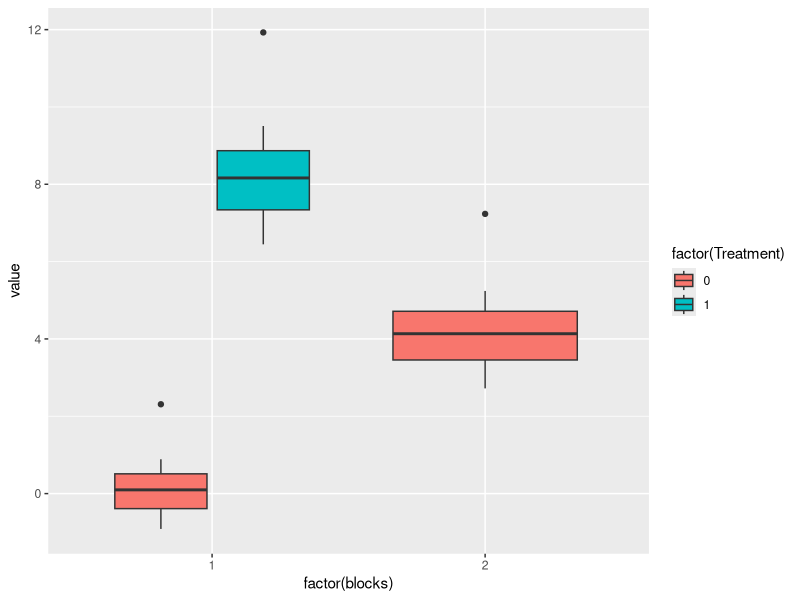
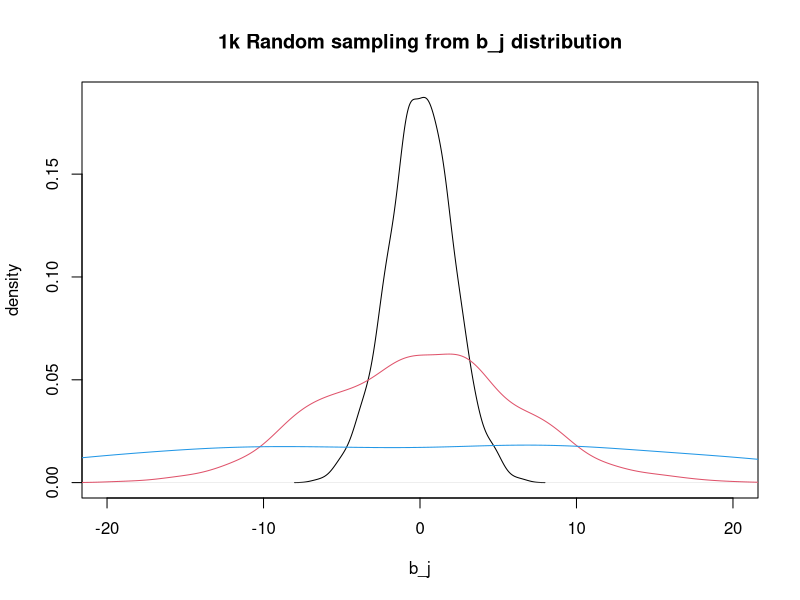
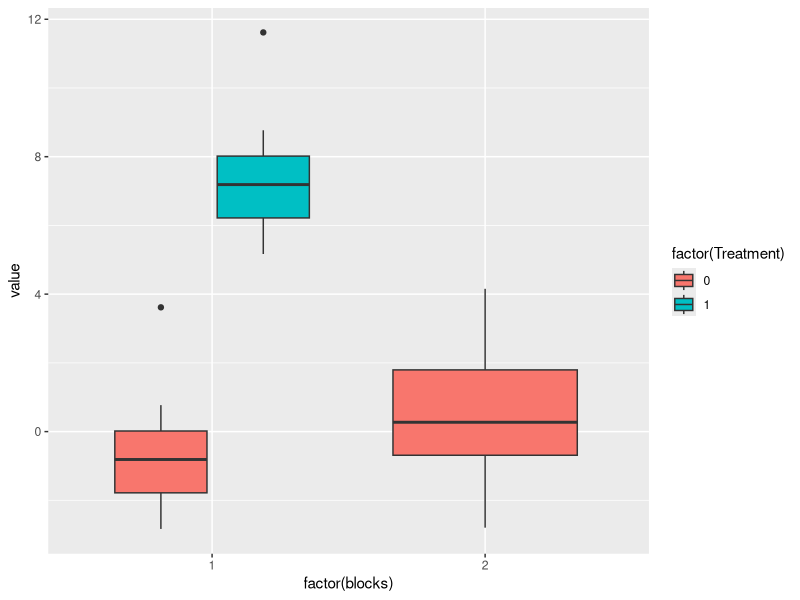
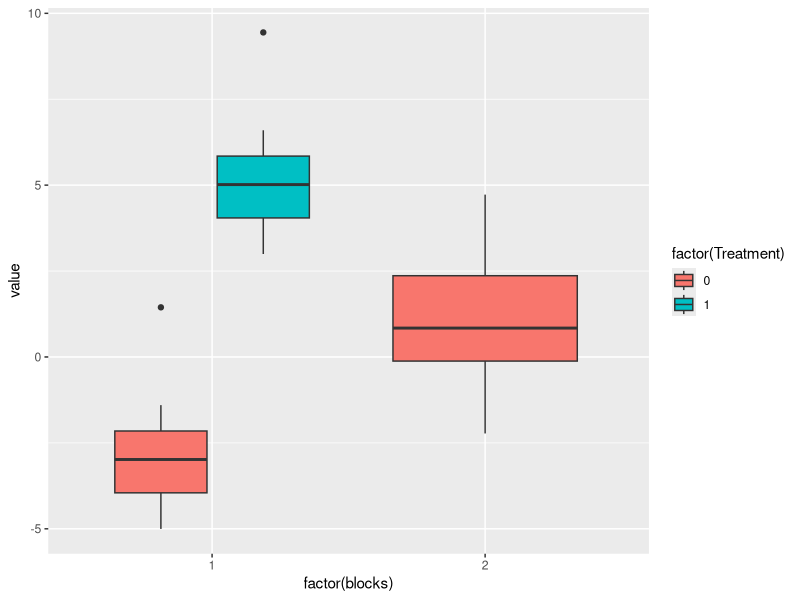
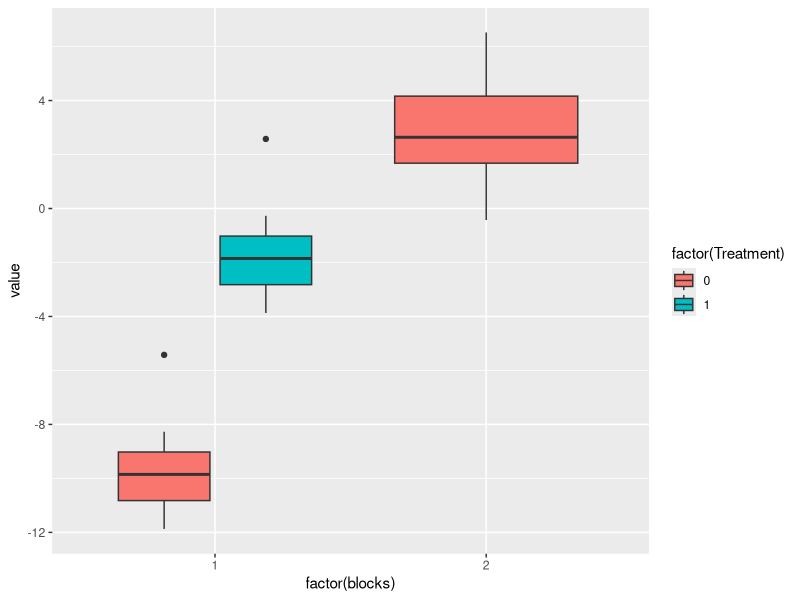
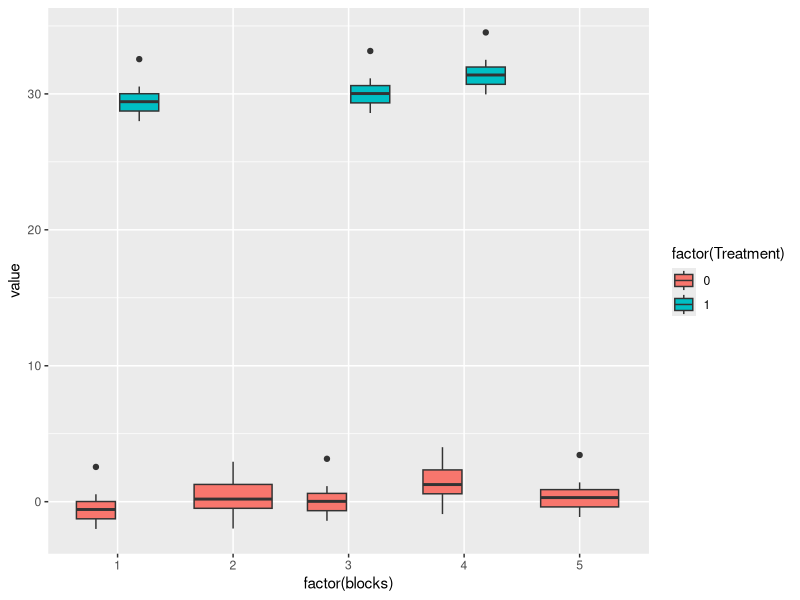
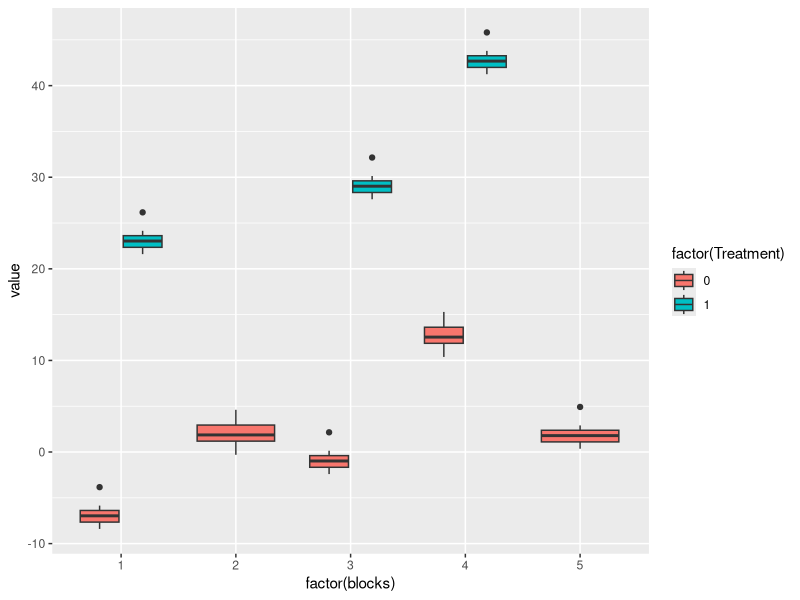
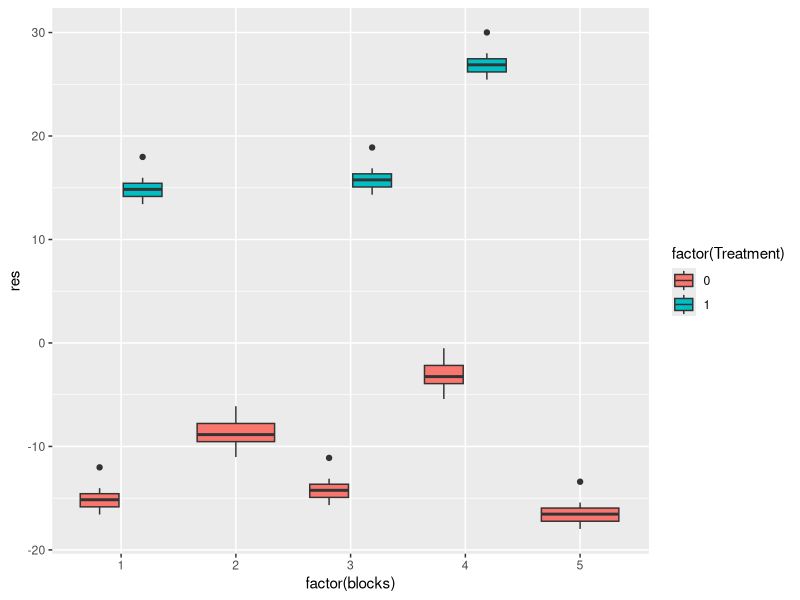

Generate these figures, in order, with R:
## ---- chunk 1
knitr::opts_chunk$set(echo = TRUE)

library(lme4)
library(ggplot2)
## ---- chunk 2
mu = 0
d = 8
b = 4
## ---- chunk 3
set.seed(100)
x <- rnorm(25,mean = mu,sd = 1)
set.seed(100)
y <- rnorm(25,mean = mu + d,sd = 1.7)
set.seed(100)
x_1 <- rnorm(25,mean = mu + b,sd = 1.4)

value <- c(x,y,x_1)
x <- data.frame(value = value,
  Treatment = c(rep(c(0,1,0),times=c(25,25,25))),
                blocks = rep(c(1,2),times=c(50,25)))

ggplot(x,aes(x=factor(blocks),y=value,fill=factor(Treatment))) + geom_boxplot() 
## ---- chunk 4
summary(lm(value ~ factor(Treatment) + factor(blocks),data=x))
## ---- chunk 5
mean(x$value[x$Treatment==0 & x$blocks == 1])
## ---- chunk 6
mean(x$value[x$Treatment==1 & x$blocks == 1]) - mean(x$value[x$Treatment==0 & x$blocks == 1])
## ---- chunk 7
mean(x$value[x$Treatment==0 & x$blocks == 2]) - mean(x$value[x$Treatment==0 & x$blocks == 1])
## ---- chunk 8
summary(lm(value ~ factor(Treatment),data=x[x$blocks == 1,]))
## ---- chunk 9
mod1 <- lm(value ~ factor(Treatment) + factor(blocks),data=x)

sigma <- sum(mod1$residuals^2)/(nrow(x)-3)
x2 <- x
x2[,2] <- as.numeric(as.character(x2[,2]))
x2[,3] <- as.numeric(as.character(x2[,3]))
X <- as.matrix(cbind(1,x2[,2:3]))

unscaled_var <- solve(t(X) %*% X)

sqrt(unscaled_var*sigma)

summary(mod1)
## ---- chunk 10
mod1 <- lm(value ~ factor(Treatment),data=x[x$blocks == 1,])
sigma <- sum(mod1$residuals^2)/(nrow(x[x$blocks == 0,])-2)
x2 <- x[x$blocks == 0,]
x2[,2] <- as.numeric(as.character(x2[,2]))
X <- as.matrix(cbind(1,x2[,2]))

unscaled_var <- solve(t(X) %*% X)

sqrt(unscaled_var*sigma)

summary(mod1)
## ---- chunk 11
nc <- length(x$value[x$Treatment==0 & x$blocks == 0])
vc <- var(x$value[x$Treatment==0 & x$blocks == 0])/nc

nd <- length(x$value[x$Treatment==1 & x$blocks == 0])
vd <- var(x$value[x$Treatment==1 & x$blocks == 0])/nd

sqrt(vd + vc)
## ---- chunk 12
mod1 <- lm(value ~ factor(Treatment),data=x)

summary(mod1)
## ---- chunk 13
x$blocks <- factor(x$blocks)
fm1 <- lmer(value ~ factor(Treatment) + (1 | blocks), data = x)
summary(fm1)
## ---- chunk 14
library(lme4)
library(ggplot2)
## ---- chunk 15
set.seed(100)
plot(density(rnorm(1000,mean = 0,sd = sqrt(4))),xlab="b_j",ylab="density",main="1k Random sampling from b_j distribution",xlim=c(-20,20))
lines(density(rnorm(1000,mean = 0,sd = sqrt(40))),col=2)
lines(density(rnorm(1000,mean = 0,sd = sqrt(400))),col=4)
## ---- chunk 16
mu <- 0 # mean in controls in batch1
d <- 8 # disease effect
sigma2_b <- 4 
sigma2_e <- 4
## ---- chunk 17
set.seed(100)
b <- rnorm(2,mean = 0,sd = sqrt(sigma2_b))

b[1]
b[2]
## ---- chunk 18
set.seed(100)
x <- rnorm(25,mean = mu + b[1],sd = sqrt(sigma2_e))
set.seed(100)
y <- rnorm(25,mean = mu + d + b[1],sd = sqrt(sigma2_e))
set.seed(3546)
x_1 <- rnorm(25,mean = mu + b[2],sd = sqrt(sigma2_e))

value <- c(x,y,x_1)
datax <- data.frame(value = value,
  Treatment = c(rep(c(0,1,0),times=c(25,25,25))),
                blocks = rep(c(1,2),times=c(50,25)))

ggplot(datax,aes(x=factor(blocks),y=value,fill=factor(Treatment))) + geom_boxplot()
## ---- chunk 19
datax$Treatment <- factor(datax$Treatment) 
datax$blocks <- factor(datax$blocks) 
table(datax$Treatment,datax$blocks)
## ---- chunk 20
summary(lm(value ~ Treatment + blocks,data=datax))
## ---- chunk 21
mean(datax$value[datax$Treatment == 1 & datax$blocks == 1]) - mean(datax$value[datax$Treatment == 0 & datax$blocks == 1])
## ---- chunk 22
datax$blocks <- factor(datax$blocks)
fm1 <- lmer(value ~ factor(Treatment) + (1 | blocks), data = datax)
summary(fm1)
## ---- chunk 23
mu <- 0 # mean in controls in batch1
d <- 8 # disease effect
sigma2_e <- 4
sigma2_b <- 10*sigma2_e
## ---- chunk 24
set.seed(100)
b <- rnorm(2,mean = 0,sd = sqrt(sigma2_b))

b[1]
b[2]
## ---- chunk 25
set.seed(100)
x <- rnorm(25,mean = mu + b[1],sd = sqrt(sigma2_e))
set.seed(100)
y <- rnorm(25,mean = mu + d + b[1],sd = sqrt(sigma2_e))
set.seed(3546)
x_1 <- rnorm(25,mean = mu + b[2],sd = sqrt(sigma2_e))

value <- c(x,y,x_1)
datax <- data.frame(value = value,
  Treatment = c(rep(c(0,1,0),times=c(25,25,25))),
                blocks = rep(c(1,2),times=c(50,25)))

ggplot(datax,aes(x=factor(blocks),y=value,fill=factor(Treatment))) + geom_boxplot()
## ---- chunk 26
datax$Treatment <- factor(datax$Treatment) 
datax$blocks <- factor(datax$blocks) 
table(datax$Treatment,datax$blocks)
## ---- chunk 27
summary(lm(value ~ Treatment + blocks,data=datax))
## ---- chunk 28
datax$blocks <- factor(datax$blocks)
fm1 <- lmer(value ~ factor(Treatment) + (1 | blocks), data = datax)
summary(fm1)
## ---- chunk 29
mu <- 0 # mean in controls in batch1
d <- 8 # disease effect
sigma2_e <- 4 
sigma2_b <- 100*sigma2_e
## ---- chunk 30
set.seed(100)
b <- rnorm(2,mean = 0,sd = sqrt(sigma2_b))

b[1]
b[2]
## ---- chunk 31
set.seed(100)
x <- rnorm(25,mean = mu + b[1],sd = sqrt(sigma2_e))
set.seed(100)
y <- rnorm(25,mean = mu + d + b[1],sd = sqrt(sigma2_e))
set.seed(3546)
x_1 <- rnorm(25,mean = mu + b[2],sd = sqrt(sigma2_e))

value <- c(x,y,x_1)
datax <- data.frame(value = value,
  Treatment = c(rep(c(0,1,0),times=c(25,25,25))),
                blocks = rep(c(1,2),times=c(50,25)))

ggplot(datax,aes(x=factor(blocks),y=value,fill=factor(Treatment))) + geom_boxplot()
## ---- chunk 32
datax$Treatment <- factor(datax$Treatment) 
datax$blocks <- factor(datax$blocks) 
table(datax$Treatment,datax$blocks)
## ---- chunk 33
summary(lm(value ~ Treatment + blocks,data=datax))
## ---- chunk 34
datax$blocks <- factor(datax$blocks)
fm1 <- lmer(value ~ factor(Treatment) + (1 | blocks), data = datax)
summary(fm1)
## ---- chunk 35
mu <- 0 # mean in controls in batch1
d <- 30 # disease effect
sigma2_e <- 2 
sigma2_b <- 2

set.seed(100)
b <- rnorm(5,mean = 0,sd = sqrt(sigma2_b))

b[1]
b[2]
b[3]
b[4]
b[5]
## ---- chunk 36
set.seed(100)
x <- rnorm(25,mean = mu + b[1],sd = sqrt(sigma2_e))
set.seed(100)
y <- rnorm(25,mean = mu + d + b[1],sd = sqrt(sigma2_e))
set.seed(3546)
x_1 <- rnorm(25,mean = mu + b[2],sd = sqrt(sigma2_e))
set.seed(100)
x_2 <- rnorm(25,mean = mu + b[3],sd = sqrt(sigma2_e))
set.seed(100)
y_2 <- rnorm(25,mean = mu + d + b[3],sd = sqrt(sigma2_e))
set.seed(3546)
x_3 <- rnorm(25,mean = mu + b[4],sd = sqrt(sigma2_e))
set.seed(100)
y_3 <- rnorm(25,mean = mu + d + b[4],sd = sqrt(sigma2_e))
set.seed(100)
x_4 <- rnorm(25,mean = mu + b[5],sd = sqrt(sigma2_e))

value <- c(x,y,x_1,x_2,y_2,x_3,y_3,x_4)
datax <- data.frame(value = value,
  Treatment = c(rep(c(0,1,0,0,1,0,1,0),times=rep(25,8))),
                blocks = rep(c(1,2,3,4,5),times=c(50,25,50,50,25)))

ggplot(datax,aes(x=factor(blocks),y=value,fill=factor(Treatment))) + geom_boxplot()
## ---- chunk 37
mu <- 0 # mean in controls in batch1
d <- 30 # disease effect
sigma2_e <- 2 
sigma2_b <- 100*sigma2_e

set.seed(100)
b <- rnorm(5,mean = 0,sd = sqrt(sigma2_b))

b[1]
b[2]
b[3]
b[4]
b[5]
## ---- chunk 38
set.seed(100)
x <- rnorm(25,mean = mu + b[1],sd = sqrt(sigma2_e))
set.seed(100)
y <- rnorm(25,mean = mu + d + b[1],sd = sqrt(sigma2_e))
set.seed(3546)
x_1 <- rnorm(25,mean = mu + b[2],sd = sqrt(sigma2_e))
set.seed(100)
x_2 <- rnorm(25,mean = mu + b[3],sd = sqrt(sigma2_e))
set.seed(100)
y_2 <- rnorm(25,mean = mu + d + b[3],sd = sqrt(sigma2_e))
set.seed(3546)
x_3 <- rnorm(25,mean = mu + b[4],sd = sqrt(sigma2_e))
set.seed(100)
y_3 <- rnorm(25,mean = mu + d + b[4],sd = sqrt(sigma2_e))
set.seed(100)
x_4 <- rnorm(25,mean = mu + b[5],sd = sqrt(sigma2_e))

value <- c(x,y,x_1,x_2,y_2,x_3,y_3,x_4)
datax <- data.frame(value = value,
  Treatment = c(rep(c(0,1,0,0,1,0,1,0),times=rep(25,8))),
                blocks = rep(c(1,2,3,4,5),times=c(50,25,50,50,25)))

ggplot(datax,aes(x=factor(blocks),y=value,fill=factor(Treatment))) + geom_boxplot()
## ---- chunk 39
summary(lm(value ~ Treatment + blocks,data=datax))
## ---- chunk 40
mod <- lm(value ~ blocks,data=datax)
datax$res <- mod$residuals
ggplot(datax,aes(x=factor(blocks),y=res,fill=factor(Treatment))) + geom_boxplot()
## ---- chunk 41
fm1 <- lmer(value ~ factor(Treatment) + (1 | blocks), data = datax)
summary(fm1)
## ---- chunk 42
mu <- 0 # mean in controls in batch1
d <- 4 # disease effect
sigma2_e <- 2 
sigma2_b <- 100*sigma2_e

set.seed(100)
b <- rnorm(5,mean = 0,sd = sqrt(sigma2_b))

b[1]
b[2]
b[3]
b[4]
b[5]
## ---- chunk 43
set.seed(100)
x <- rnorm(25,mean = mu + b[1],sd = sqrt(sigma2_e))
set.seed(100)
y <- rnorm(25,mean = mu + d + b[1],sd = sqrt(sigma2_e))
set.seed(3546)
x_1 <- rnorm(25,mean = mu + b[2],sd = sqrt(sigma2_e))
set.seed(100)
x_2 <- rnorm(25,mean = mu + b[3],sd = sqrt(sigma2_e))
set.seed(100)
y_2 <- rnorm(25,mean = mu + d + b[3],sd = sqrt(sigma2_e))
set.seed(3546)
x_3 <- rnorm(25,mean = mu + b[4],sd = sqrt(sigma2_e))
set.seed(100)
y_3 <- rnorm(25,mean = mu + d + b[4],sd = sqrt(sigma2_e))
set.seed(100)
x_4 <- rnorm(25,mean = mu + b[5],sd = sqrt(sigma2_e))

value <- c(x,y,x_1,x_2,y_2,x_3,y_3,x_4)
datax <- data.frame(value = value,
  Treatment = c(rep(c(0,1,0,0,1,0,1,0),times=rep(25,8))),
                blocks = rep(c(1,2,3,4,5),times=c(50,25,50,50,25)))

ggplot(datax,aes(x=factor(blocks),y=value,fill=factor(Treatment))) + geom_boxplot()
## ---- chunk 44
summary(lm(value ~ Treatment + blocks,data=datax))
## ---- chunk 45
fm1 <- lmer(value ~ factor(Treatment) + (1 | blocks), data = datax)
summary(fm1)
## ---- chunk 46
mu <- 0 # mean in controls in batch1
d <- 4 # disease effect
sigma2_e <- 2 
sigma2_b <- sigma2_e

set.seed(100)
b <- rnorm(5,mean = 0,sd = sqrt(sigma2_b))

b[1]
b[2]
b[3]
b[4]
b[5]
## ---- chunk 47
set.seed(100)
x <- rnorm(25,mean = mu + b[1],sd = sqrt(sigma2_e))
set.seed(100)
y <- rnorm(25,mean = mu + d + b[1],sd = sqrt(sigma2_e))
set.seed(3546)
x_1 <- rnorm(25,mean = mu + b[2],sd = sqrt(sigma2_e))
set.seed(100)
x_2 <- rnorm(25,mean = mu + b[3],sd = sqrt(sigma2_e))
set.seed(100)
y_2 <- rnorm(25,mean = mu + d + b[3],sd = sqrt(sigma2_e))
set.seed(3546)
x_3 <- rnorm(25,mean = mu + b[4],sd = sqrt(sigma2_e))
set.seed(100)
y_3 <- rnorm(25,mean = mu + d + b[4],sd = sqrt(sigma2_e))
set.seed(100)
x_4 <- rnorm(25,mean = mu + b[5],sd = sqrt(sigma2_e))

value <- c(x,y,x_1,x_2,y_2,x_3,y_3,x_4)
datax <- data.frame(value = value,
  Treatment = c(rep(c(0,1,0,0,1,0,1,0),times=rep(25,8))),
                blocks = rep(c(1,2,3,4,5),times=c(50,25,50,50,25)))

ggplot(datax,aes(x=factor(blocks),y=value,fill=factor(Treatment))) + geom_boxplot()
## ---- chunk 48
summary(lm(value ~ Treatment + blocks,data=datax))
## ---- chunk 49
fm1 <- lmer(value ~ factor(Treatment) + (1 | blocks), data = datax)
summary(fm1)
